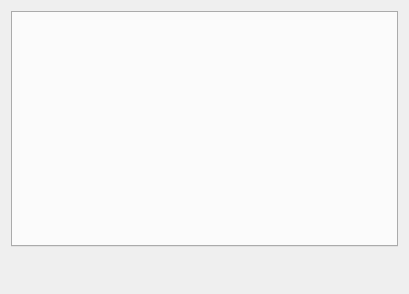
<ui version="4.0" >
 <class>MvdMultiPageDialog</class>
 <widget class="QDialog" name="MvdMultiPageDialog" >
  <property name="geometry" >
   <rect>
    <x>0</x>
    <y>0</y>
    <width>409</width>
    <height>294</height>
   </rect>
  </property>
  <property name="windowTitle" >
   <string>Movida</string>
  </property>
  <layout class="QGridLayout" >
   <item row="0" column="0" >
    <widget class="QTabWidget" name="contents" >
     <property name="currentIndex" >
      <number>-1</number>
     </property>
    </widget>
   </item>
   <item row="1" column="0" >
    <widget class="QLabel" name="advancedControls" >
     <property name="contextMenuPolicy" >
      <enum>Qt::NoContextMenu</enum>
     </property>
     <property name="text" >
      <string/>
     </property>
     <property name="alignment" >
      <set>Qt::AlignRight|Qt::AlignTrailing|Qt::AlignVCenter</set>
     </property>
     <property name="wordWrap" >
      <bool>true</bool>
     </property>
    </widget>
   </item>
   <item row="2" column="0" >
    <spacer>
     <property name="orientation" >
      <enum>Qt::Vertical</enum>
     </property>
     <property name="sizeType" >
      <enum>QSizePolicy::Fixed</enum>
     </property>
     <property name="sizeHint" >
      <size>
       <width>20</width>
       <height>10</height>
      </size>
     </property>
    </spacer>
   </item>
   <item row="3" column="0" >
    <widget class="QDialogButtonBox" name="buttonBox" >
     <property name="orientation" >
      <enum>Qt::Horizontal</enum>
     </property>
     <property name="standardButtons" >
      <set>QDialogButtonBox::NoButton</set>
     </property>
    </widget>
   </item>
  </layout>
 </widget>
 <resources/>
 <connections/>
</ui>
